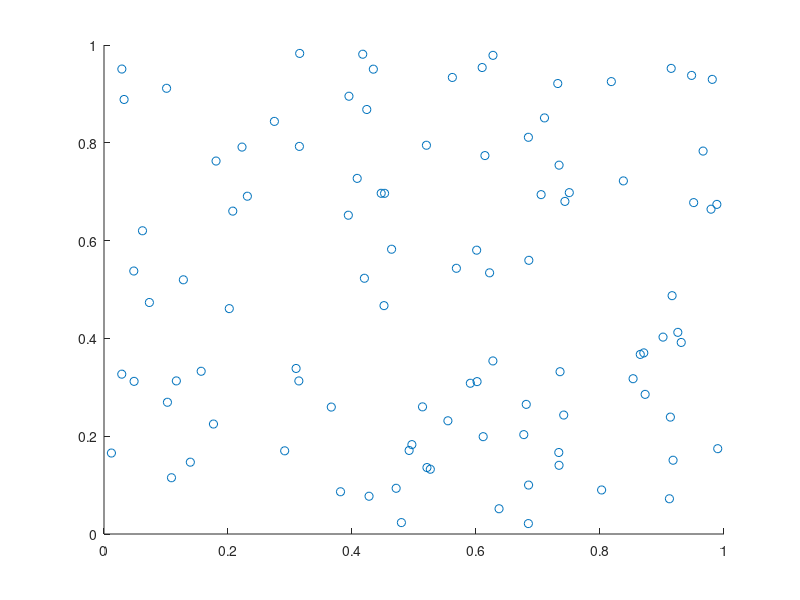

This figure's MATLAB source: (Note: this script raises an error after producing the figure.)
dbstop if error

%number of balls - to generalise with multiple sizes
balls = 100;
%size of balls, see above
size = 0.01;
%number of dimensions - 2 for testing
nd = 2;

%distance between 2 balls - needs generalising for multiple balls
dist = size*2;
%precompute dist^2
dist2 = dist^2;

%generate random positions and velocities
pos = rand(balls,2).*(1-dist)+size;
v = (rand(balls,2)-0.5)./10.0;

%max # of steps for animation
n_step = 500;
%time per step
t_step = 0.1;

%intialise step time, last calculation time and step index
t = 0;
t_sim = 0;
step = 0;
%initialise frame array for movie
F(n_step) = struct('cdata',[],'colormap',[]);
%initialise for last collision colours
ii=1;
jj=1;

%save initial momentum and energy
momentum = sum(v(:));
energy = sum(v(:,1).^2+v(:,2).^2);

%precompute triagnular numbers for collisions
tri = sort(linspace(1,balls-1,balls-1),'descend');
tri = fix(tri);
i_arr = NaN(sum(tri),1);
j_arr = i_arr;
tri = cumsum(tri);
tri = [0,tri];
for i=1:balls-1
    i_arr(tri(i)+1:tri(i+1)) = i;
    j_arr(tri(i)+1:tri(i+1)) = linspace(1,tri(i+1)-tri(i),tri(i+1)-tri(i))+i;
end

i_arr2=i_arr;
j_arr2=j_arr;

for i=1:nd-1
    i_arr2 = [i_arr2;i_arr+balls*i];
    j_arr2 = [j_arr2;j_arr+balls*i];
end
    
%plot initial set-up
figure(1);
hold off
scatter(pos(:,1),pos(:,2));
axis([0,1,0,1]);
drawnow

while step < n_step
    %calculate time to wall collision
    t_wall = -[(pos-size)./v,(pos-(1-size))./v];
    t_wall = reshape(t_wall,balls*nd,2);
    t_wall = max(t_wall,[],2);
    t_wall = reshape(t_wall,balls,nd);
    [t_wall,j_mtw] = min(t_wall,[],2);
    
    %calculate smallest time to wall collision
    [min_t_wall,i_mtw] = min(t_wall(:),[],'omitnan');
    j_mtw = j_mtw(i_mtw);
    
    %calculate time to balls colliding
    %calculate quadratic coefficients
    a = sum((v(i_arr,:)-v(j_arr,:)).^2,2);
    b = 2*sum((v(i_arr,:)-v(j_arr,:)).*(pos(i_arr,:)-pos(j_arr,:)),2);
    c = sum((pos(i_arr,:)-pos(j_arr,:)).^2,2)-dist^2;
    %check if valid solutions
    chk = b.^2-4.*a.*c;
    chk(chk<0) = NaN;
    %calculate both quadratic solutions
    temp = [(-b+chk.^0.5)./(2.*a),(-b-chk.^0.5)./(2.*a)];
    t_col = min(temp,[],2);
    t_col(t_col<0)=NaN;
    [min_t_col,i_mtc] = min(t_col(:),[],'omitnan');
    
    j_mtc = j_arr(i_mtc);
    i_mtc = i_arr(i_mtc);
    
    %find soonest collision overall
    min_t = min([min_t_col,min_t_wall],[],'omitnan');
        
    %plot at each time step up to collision
    if (t_sim+min_t) > (t+t_step)
        while (t_sim+min_t) > (t+t_step)
            if t_sim > t
                pos = pos+(v*abs((t_sim-t)+t_step));
            else
                pos = pos+v*t_step;
            end
            figure(1);
            hold off
            scatter(pos(:,1),pos(:,2));
            hold on
            scatter(pos(ii,1),pos(ii,2),'filled');
            scatter(pos(jj,1),pos(jj,2),'filled');
            axis([0,1,0,1]);
            drawnow
            t = t+t_step;
            step = step+1;
            F(step) = getframe;
            if numel(pos(pos<0))>0 || numel(pos(pos>1))>0
                %keyboard
            end
        end
    end
    %update sim time
    t_sim = t_sim + min_t;
    t_diff = t_sim-t;
    
    %move positions
    pos = pos+v*t_diff;
    
    if min_t_wall < min_t_col
        %adjust speeds for wall collision
        v(i_mtw,j_mtw) = -v(i_mtw,j_mtw);
        ii = i_mtw;
        jj = i_mtw;
    else
        %adjust speeds for interparticle collision
        dij = pos(i_mtc,:)-pos(j_mtc,:);
        dij = dij./sum(dij.^2)^0.5;
        dv = sum((v(i_mtc,:)-v(j_mtc,:)).*dij).*dij;
        v(i_mtc,:) = v(i_mtc,:)-dv;
        v(j_mtc,:) = v(j_mtc,:)+dv;
        ii = i_mtc;
        jj = j_mtc;
    end
    
    %add momentum and energy to array after each collision to check
    %consistency
    momentum = [momentum,sum(v(:))];
    energy = [energy,sum(v(:,1).^2+v(:,2).^2)];
    
    %keyboard
end

figure
x = linspace(0,numel(momentum)-1,numel(momentum));
plot(x, momentum)
hold on
plot(x, energy)

figure
movie(F,1,20)


